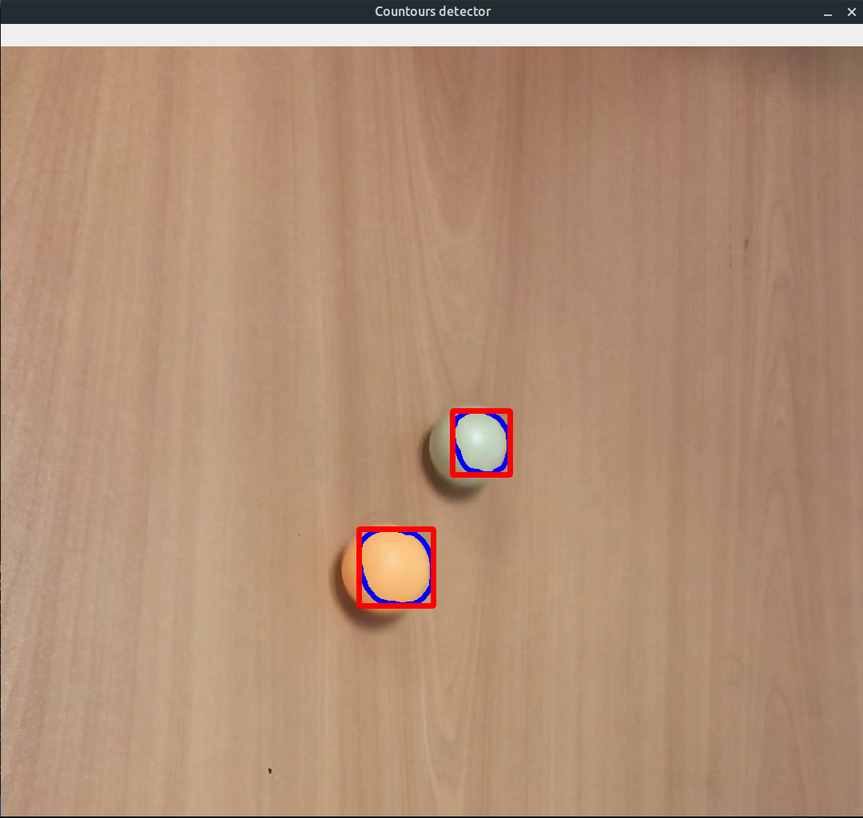
#> input picture Task 4/example.png, 863 x 818 px, shrunk from 1080 x 1024 before the run, given in place of test_video.MOV, which was not available
$ python objects_detection.py
#> lines starting #> are read from the running program, lines starting #| are printed output that depends on the picture; after the words box and inside, x2 and y2 are one past the last pixel; in counts of white or black regions, pixels touching at a corner belong together; pictures that were not available may be replaced by others from this repository, and a replacement may not be noted
#> in main, frame is the input picture: shape (818, 863, 3); mean B, G, R 117.1, 141.9, 175
import cv2 as cv
import numpy as np
import time
import os

THRESHOLD_AREA = 1000

def display_contours(img, img_with_contours):
    contours, _ = cv.findContours(img, cv.RETR_EXTERNAL, cv.CHAIN_APPROX_NONE)
    contours = [_ for _ in contours if cv.contourArea(_) > THRESHOLD_AREA]
    cv.drawContours(img_with_contours, contours, -1, (255, 0, 0), 5)
    for contour in contours:
        x, y, w, h = cv.boundingRect(contour)
        cv.rectangle(img_with_contours, (x, y), (x + w, y + h), (0, 0, 255), 5)

    cv.imshow("Countours detector", img_with_contours)


def process_image(img):
    kernel = np.ones((2, 2), np.uint8)
    res_img = img.copy()

    img_gray = cv.cvtColor(img, cv.COLOR_BGR2GRAY)
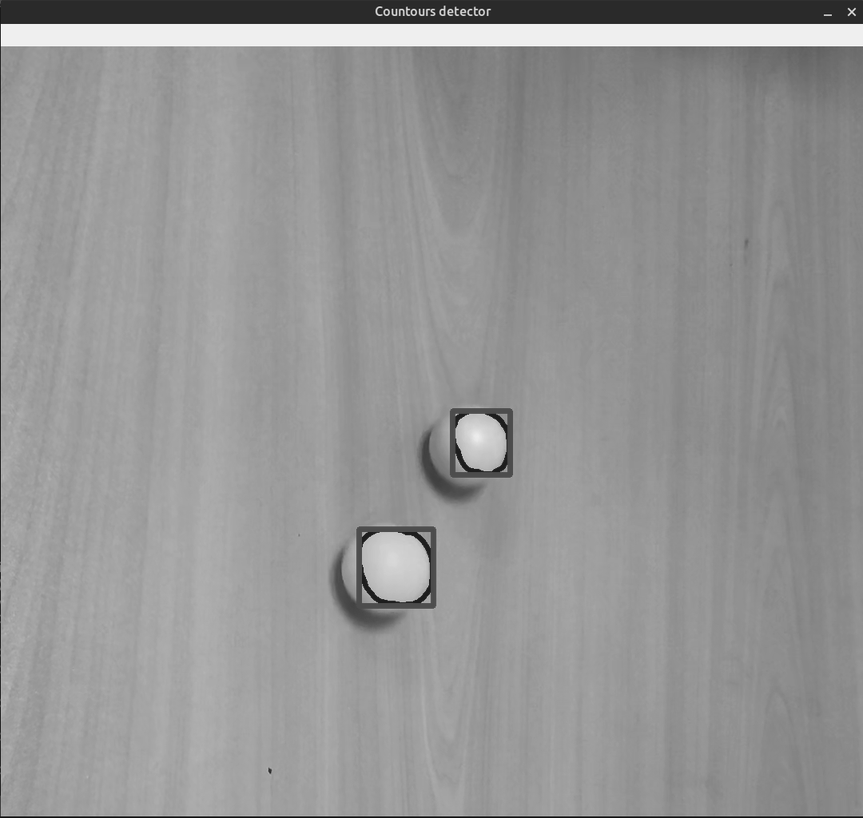
#> img_gray: shape (818, 863); min 11, max 255, mean 148.9
    img_blur = cv.GaussianBlur(img_gray, (7, 7), 0)
    img_median_blur = cv.medianBlur(img_blur, 3)
    _, thresh = cv.threshold(img_median_blur, 180, 255, 0)
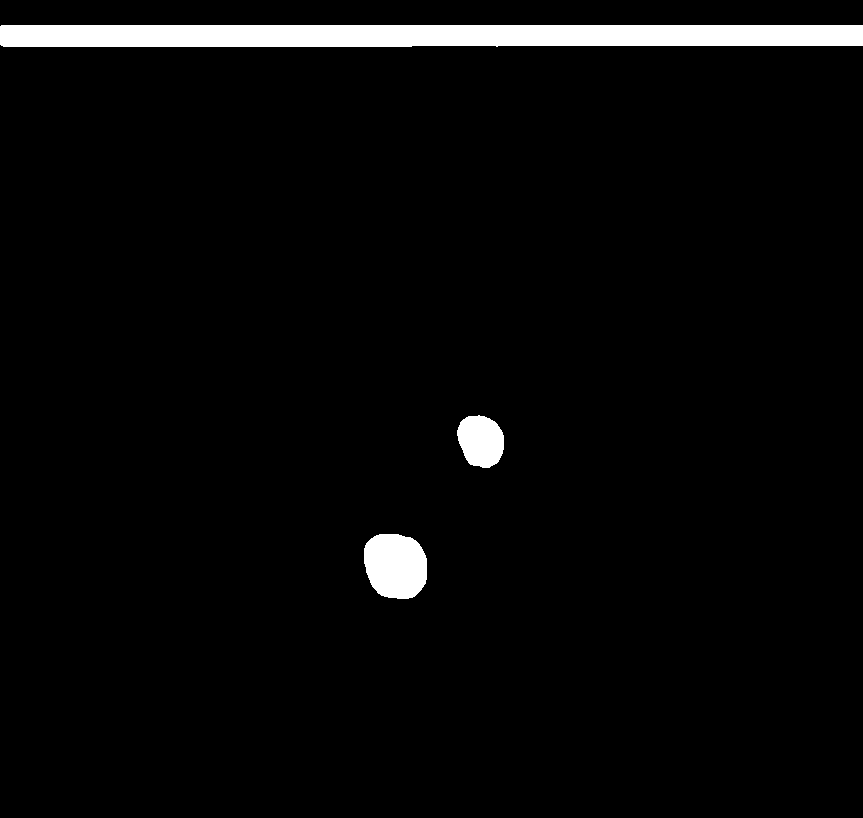
#> thresh: shape (818, 863); 3.4% white; 3 white regions, box (x1, y1, x2, y2) and area: (0, 25, 863, 47) 18532, (364, 534, 427, 599) 3406, (457, 415, 504, 468) 1933
    thresh = cv.morphologyEx(thresh, cv.MORPH_GRADIENT, kernel)
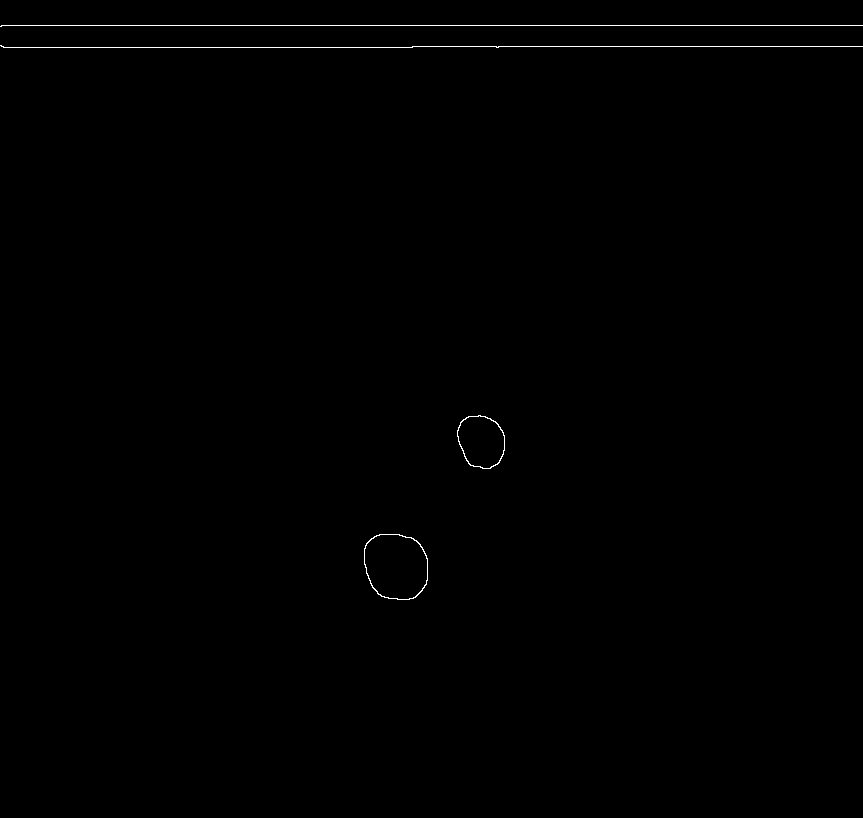
#> thresh: shape (818, 863); 0.31% white in thin lines or dots, all inside (x1, y1, x2, y2) = (0, 25, 863, 600)
    img_dilate = cv.dilate(thresh,kernel,iterations = 5)
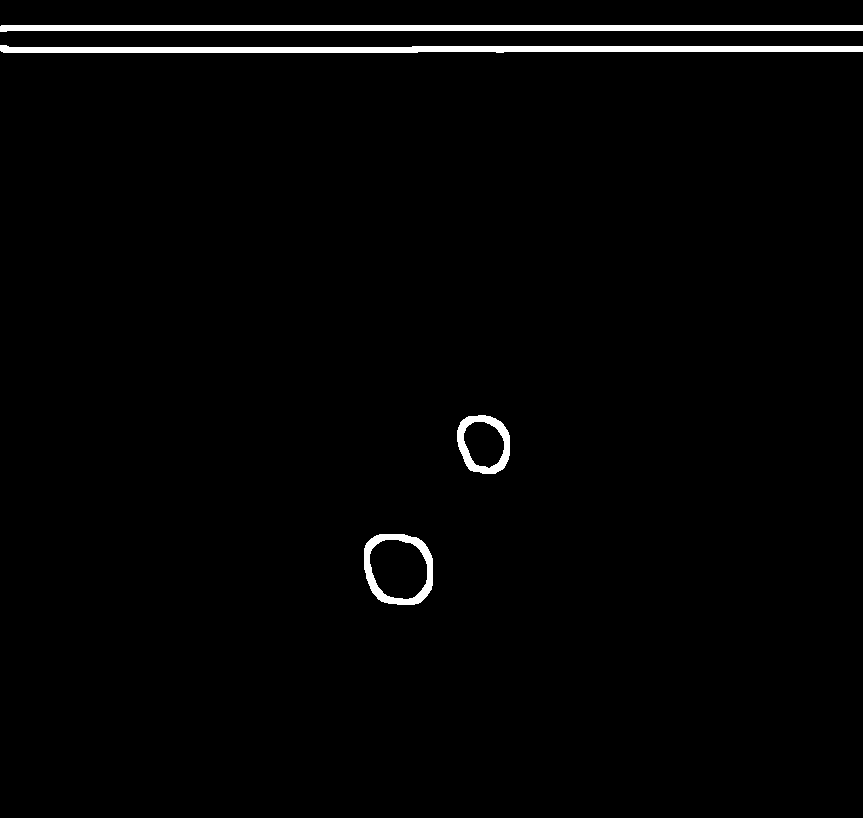
#> img_dilate: shape (818, 863); 1.9% white; 4 white regions

    display_contours(img_dilate, res_img)
#> in display_contours, `contours, _ = cv.findContours(img, cv.RETR_EXTERNAL, cv.CHAIN_APPROX_N..`: contours = 4 contours; box (x1, y1, x2, y2) and area: (0, 45, 863, 53) 4336, (0, 25, 863, 32) 4316, (364, 534, 433, 605) 4102, (457, 415, 510, 474) 2484
#> in display_contours, `cv.drawContours(img_with_contours, contours, -1, (255, 0, 0), 5)`:
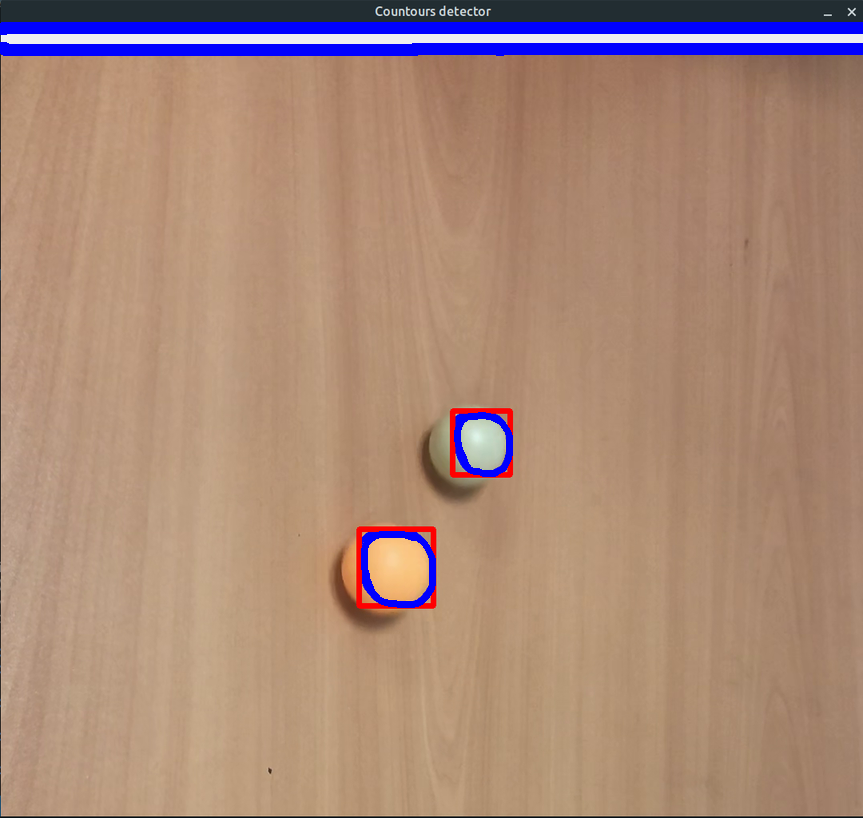
#> img_with_contours: shape (818, 863, 3); mean B, G, R 120.1, 136.3, 168.7
#> the loop in display_contours, `for contour in contours:` made 4 passes
#> (x, y, w, h) on passes 1 to 4: (364, 534, 69, 71), (457, 415, 53, 59), (0, 45, 863, 8), (0, 25, 863, 7)
#> after the loop in display_contours, `for contour in contours:`:
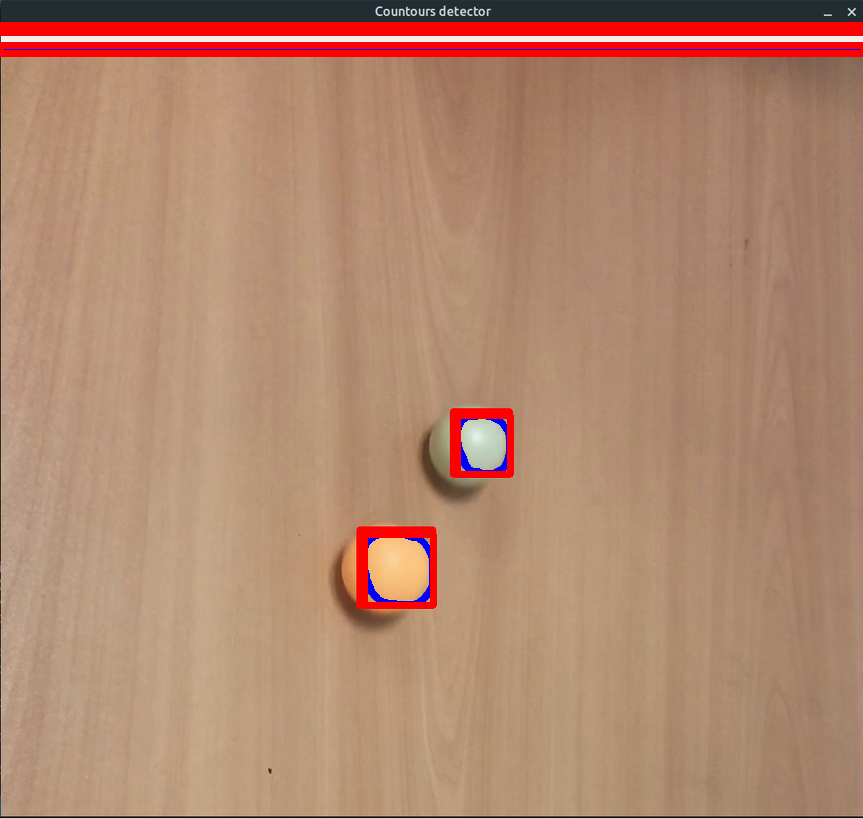
#> img_with_contours: shape (818, 863, 3); 3.86% of pixels changed, all inside (x1, y1, x2, y2) = (0, 22, 863, 609)

def main():
    filename = os.path.join(os.path.dirname(__file__), os.path.pardir, 'resources/test_video.MOV')
    cap = cv.VideoCapture(filename)

    while cap.isOpened():
        ret, frame = cap.read()

        if not ret:
            print('Couldn\'t receive a frame')
            break

        process_image(frame)

        time.sleep(0.1)
        if cv.waitKey(1) == ord('q'):
#> (key q is pressed here)
            print('Exiting...')
            break

    cap.release()
    cv.destroyAllWindows()

if __name__ == '__main__':
    main()
